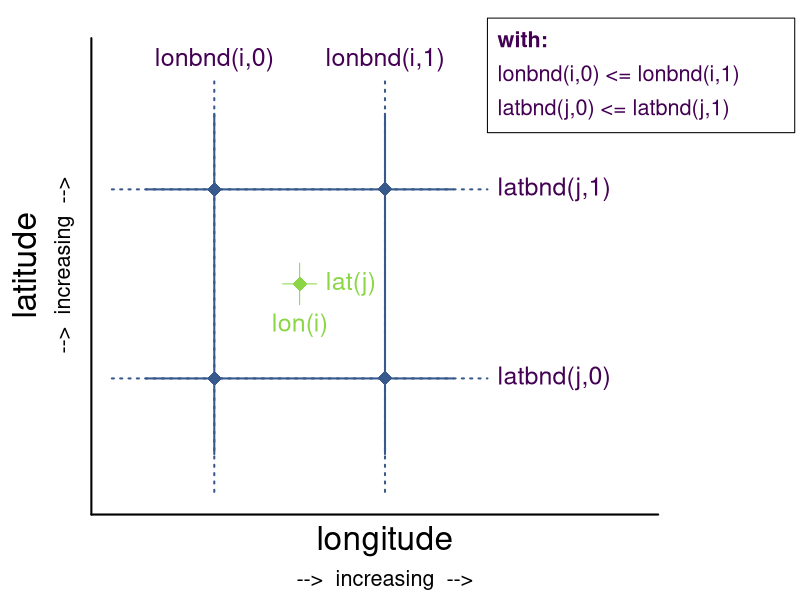

The R source for this figure:
#!/usr/bin/env Rscript
# R version: >= 4.0.0
# r-svglite version: >= 2.0.0
library(svglite)

# define lat and lon
lon = 10:10
lat = 54:54

lon_bnds = (10:11) - 0.5
lat_bnds = (54:55) - 0.5

dlon_solid = 0.4
dlat_solid = 0.4
dlon_dot = 0.6
dlat_dot = 0.6
dlon_text1 = 0.3
dlat_text1 = 0.22
dlon_text2 = 0.6
dlat_text2 = 0.6
dlon_max = 1.6
dlat_max = 0.8

nlon = length(lon)
nlat = length(lat)

# colors
col_grid_draw = '#38598CFF'
col_grid_text = '#440154FF'
col_cell_draw = '#8AD647FF'
col_cell_text = '#8AD647FF'

## write plot to file
# PNG: png('order_horizontal_bounds__1D_coord_variables.png', width = 7.5, height = 5.2, units='in', res = 300)
# PDF: pdf('order_horizontal_bounds__1D_coord_variables.pdf', width = 7.5, height = 5.2, paper='special')
svglite('order_horizontal_bounds__1D_coord_variables.svg', width = 7.5, height = 5.2)

par(mar = c(4.5, 4.5, 1, 6), xpd = TRUE)

# create base plot
plot(c(lon[1], lon[nlon]), c(lat[1], lat[nlat]),
     xlab = ' ', ylab = '',
     xlim = c(lon_bnds[1] - dlon_dot, lon_bnds[nlon+1] + dlon_max),
     ylim = c(lat_bnds[1] - dlat_dot, lat_bnds[nlat+1] + dlat_max),
     xaxt = 'n', yaxt = 'n',
     bty = 'n', type = 'n')
arrows(lon_bnds[1] - dlon_dot*1.2, lat_bnds[1] - dlat_dot*1.2, lon_bnds[nlon+1] + dlon_max, lat_bnds[1] - dlat_dot*1.2, lwd = 2, length = 0.2, code = 0)
arrows(lon_bnds[1] - dlon_dot*1.2, lat_bnds[1] - dlat_dot*1.2, lon_bnds[1] - dlon_dot*1.2, lat_bnds[nlat+1] + dlat_max, lwd = 2, length = 0.2, code = 0)
mtext('longitude', 1, line = +1.2, cex = 2)
mtext('-->  increasing  -->', 1, line = +3, cex = 1.3)
mtext('latitude', 2, line = 2.5, cex = 2)
mtext('-->  increasing  -->', 2, line = 0.8, cex = 1.3)

# add grid ----
# vertical lines, dotted
lines(rep(lon_bnds, each = 3), rep(c(lat_bnds[1] - dlat_dot, lat_bnds[nlat+1] + dlat_dot, NA), times = nlon+1), col = col_grid_draw, lwd = 2, lty = 'dotted')
# horizontal lines, dotted
lines(rep(c(lon_bnds[1] - dlon_dot, lon_bnds[nlon+1] + dlon_dot, NA), times = nlat+1), rep(lat_bnds, each = 3), col = col_grid_draw, lwd = 2, lty = 'dotted')

# vertical lines, solid
lines(rep(lon_bnds, each = 3), rep(c(lat_bnds[1] - dlat_solid, lat_bnds[nlat+1] + dlat_solid, NA), times = nlon+1), col = col_grid_draw, lwd = 2)
# horizontal lines, solid
lines(rep(c(lon_bnds[1] - dlon_solid, lon_bnds[nlon+1] + dlon_solid, NA), times = nlat+1), rep(lat_bnds, each = 3), col = col_grid_draw, lwd = 2)

# dots on grid intersection
points(rep(lon_bnds, each = nlat+1), rep(lat_bnds, times = nlon  +1), pch = 18, cex = 2, col = col_grid_draw)

# lines through grid cell center
lines(c(lon[1], lon[1]), c(lat[1] - dlat_text1/2, lat[1] + dlat_text1/2), col = col_cell_draw)
lines(c(lon[1] - dlon_text1/3, lon[1] + dlon_text1/3), c(lat[1], lat[1]), col = col_cell_draw)

# dots in the grid cell center
points(rep(lon, each = nlat), rep(lat, times = nlon), pch = 18, cex = 2, col = col_cell_draw)

# add text ----
# bnds
text(lon_bnds[1], lat_bnds[nlat+1] + dlat_text2, 'lonbnd(i,0)', col = col_grid_text, cex = 1.5, pos = 3)
text(lon_bnds[2], lat_bnds[nlat+1] + dlat_text2, 'lonbnd(i,1)', col = col_grid_text, cex = 1.5, pos = 3)
text(lon_bnds[nlon+1] + dlon_text2, lat_bnds[1], 'latbnd(j,0)', col = col_grid_text, cex = 1.5, pos = 4)
text(lon_bnds[nlon+1] + dlon_text2, lat_bnds[2], 'latbnd(j,1)', col = col_grid_text, cex = 1.5, pos = 4)
# grid cell center
text(lon[1], lat[1] - dlat_text1, 'lon(i)', col = col_cell_text, cex = 1.5)
text(lon[1] + dlon_text1, lat[1], 'lat(j)', col = col_cell_text, cex = 1.5)

# add legend ----
# legend('topright',
#        c('lon_bnds(i,0) >= lon_bnds(i,1)', 'lat_bnds(i,0) >= lat_bnds(i,1)'),
#        text.col = col_grid_text,
#        cex = 1.5,
#        inset = c(-0.2, 0.0))
rect(lon_bnds[nlon+1] + dlon_text2, lat_bnds[nlat+1] + dlat_text2*0.5, lon_bnds[nlon+1] + dlon_text2*4, lat_bnds[nlat+1] + dlat_text2*1.51)
text(lon_bnds[nlon+1] + dlon_text2, lat_bnds[nlat+1] + dlat_text2*1.3, 'with:', col = col_grid_text, cex = 1.3, pos = 4, font = 2)
text(lon_bnds[nlon+1] + dlon_text2, lat_bnds[nlat+1] + dlat_text2*1.0, 'lonbnd(i,0) <= lonbnd(i,1)', col = col_grid_text, cex = 1.3, pos = 4)
text(lon_bnds[nlon+1] + dlon_text2, lat_bnds[nlat+1] + dlat_text2*0.7, 'latbnd(j,0) <= latbnd(j,1)', col = col_grid_text, cex = 1.3, pos = 4)

# close picture output device
dev.off()
